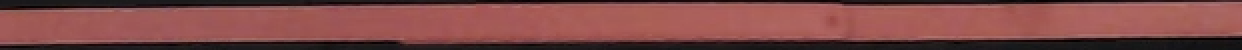
//> input picture template_matching/slit.png, 621 x 25 px (shown 2 times larger)
$ ./main -vid slit.png   (built with g++ and OpenCV 4)
//> lines starting //> are read from the running program, lines starting //| are printed output that depends on the picture; after the words box and inside, x2 and y2 are one past the last pixel; in counts of white or black regions, pixels touching at a corner belong together

//opencv
#include "opencv2/imgcodecs.hpp"
#include "opencv2/imgproc.hpp"
#include "opencv2/videoio.hpp"
#include <opencv2/highgui.hpp>
#include "opencv2/bgsegm.hpp"
#include <opencv2/video.hpp>
#include "opencv2/opencv.hpp"
//C
#include <stdio.h>
//C++
#include <iostream>
#include <sstream>
using namespace cv;
using namespace std;

Scalar green = Scalar(0,255,0);
Scalar red = Scalar(0,0,255);
Scalar blue = Scalar(255,255,0);
Scalar yellow = Scalar(0,255,255);

int keyboard; //input from keyboard

// Global variables
Mat frame; //current frame
Mat fgMaskMOG; //fg mask fg mask generated by MOG2 method
//Mat fgMaskMOG2;
Mat drawing;
Mat output;

Ptr<BackgroundSubtractor> pMOG;
//Ptr<BackgroundSubtractor> pMOG2; //MOG2 Background subtractor

Mat erosion_src, dilation_src, erosion_dst, dilation_dst;
Mat dilation_element, erosion_element;
int dilation_type, erosion_type;

int erosion_elem = 0;
int erosion_size = 3;
int dilation_elem = 0;
int dilation_size = 0;

// MORPH_RECT = 0
// MORPH_ELLIPSE = 1
// MORPH_CROSS = 2
int morph_elem = 0;
// Kernel size
int morph_size = 6;
int morph_operator = 0;
Mat erode_element = getStructuringElement( morph_elem,
                         Size( 2*erosion_size + 1, 2*erosion_size+1 ),
                         Point( erosion_size, erosion_size ) );
Mat dst;
int thresh = 0;
int thresh_max = 255;
int max_thresh = 255;

int columnsNumber = 640;
int maxLinePosition = 300;
int linePosition=75;

RNG rng(12345);
Mat threshold_output;
vector<vector<Point> > contours;
vector<Vec4i> hierarchy;

int const max_operator = 4;
int const max_elem = 2;
int const max_kernel_size = 21;

int poly = 3;
int maxPoly = 3;

int numberOfProducts = 0;
int frameNumber = 0;
double percentageAvg = 0;
double percentage = 50;
int totalPointsInArea = 0;

/*
0: SQDIFF
1: SQDIFF NORMED
2: TM CCORR
3: TM CCORR NORMED
4: TM COEFF
5: TM COEFF NORMED
*/
int match_method = 5;
int tmpCounterMatch = 0;
Mat spliter, resultMatching;
bool changeClientMarker = false;
Mat resultSpliterMatching;

/* Functions headers */
Mat thresh_callback(Mat src, String mask_type, Mat frame);
Mat spliterMatching(Mat);
int processVideo(char* videoFilename);
void Erosion( int, void* );
void Dilation( int, void* );

int main(int argc, char* argv[])
{
    //check for the input parameter correctness
    if(argc != 3) {
        cerr <<"Incorret input list" << endl;
        cerr <<"Try ./executable -vid (path to video file)" << endl;
        cerr <<"exiting..." << endl;
        return EXIT_FAILURE;
    }

    spliter = imread("slit.png");
//> spliter is the input picture: 25 rows x 621 cols, CV_8UC3; mean B, G, R 70.6, 72.6, 126.1

    // Create Template matching result window
    namedWindow( "Template matching result", WINDOW_AUTOSIZE );

    //create Background Subtractor objects
    pMOG = bgsegm::createBackgroundSubtractorMOG(); //MOG approach
    //pMOG2 = createBackgroundSubtractorMOG2();     //MOG2 approach

    /*
    //--------------------- EROSION AND DILATION Trackbars ----------------------
    EROSION AND DILATION Trackbars
    // Create windows
    namedWindow( "Erosion Demo", WINDOW_AUTOSIZE );
    namedWindow( "Dilation Demo", WINDOW_AUTOSIZE );
    namedWindow( "morphologyEx", WINDOW_AUTOSIZE );

    // Create Erosion Trackbar
    createTrackbar( "Element:\n 0: Rect \n 1: Cross \n 2: Ellipse", "Erosion Demo", &erosion_elem, max_elem,Erosion );
    createTrackbar( "Kernel size:\n 2n +1", "Erosion Demo",&erosion_size, max_kernel_size,Erosion );

    // Create Dilation Trackbar
    createTrackbar( "Element:\n 0: Rect \n 1: Cross \n 2: Ellipse", "Dilation Demo",&dilation_elem, max_elem,Dilation );
    createTrackbar( "Kernel size:\n 2n +1", "Dilation Demo",&dilation_size, max_kernel_size,Dilation );
    //-------------------------------------------------------------------------------
    */

    namedWindow( "Products Detector", WINDOW_AUTOSIZE );

    // [7 lines of commented-out code are left out]
    createTrackbar( "Draw", "Products Detector",&poly, maxPoly);
    //---------------------------------------------------------------------------------------------

    if(strcmp(argv[1], "-vid") == 0)
    {
        //input data coming from a video
        processVideo(argv[2]);
        //cout << numberOfProducts << endl;

    }
    else {
        //error in reading input parameters
        cerr <<"Please, check the input parameters." << endl;
        cerr <<"Exiting..." << endl;
        return EXIT_FAILURE;
    }
    //destroy GUI windows
    destroyAllWindows();
    return EXIT_SUCCESS;
}

/**  @function processVideo  */
int processVideo(char* videoFilename) {
    //create the capture object
    VideoCapture capture(videoFilename);
    if(!capture.isOpened()){
        //error in opening the video input
        cerr << "Unable to open video file: " << videoFilename << endl;
        exit(EXIT_FAILURE);
    }

    //read input data. ESC or 'q' for quitting
    while( (char)keyboard != 'q' && (char)keyboard != 27 ){
        //read the current frame
        if(!capture.read(frame)) {
            cerr << "Unable to read next frame." << endl;
            cerr << "Exiting..." << endl;
            exit(EXIT_FAILURE);
        }

        resultSpliterMatching = spliterMatching(frame);
//> in spliterMatching, `matchTemplate( frame, spliter, resultMatching, match_method );`: resultMatching = [1]
//> in spliterMatching, `normalize( resultMatching, resultMatching, 0, 1, NORM_MINMAX, -1, Mat(..`: resultMatching = [0]
//> in spliterMatching, `minMaxLoc( resultMatching, &minVal, &maxVal, &minLoc, &maxLoc, Mat() );`: minVal = 0; minLoc = Point(0, 0)
//> resultSpliterMatching: 25 rows x 621 cols, CV_8UC3; every value is 0

        frameNumber ++;
        //cout << frameNumber << endl;
        //cout << numberOfProducts << endl;


        //update the background model
        Mat closing_output;
        cvtColor(frame, closing_output, CV_RGB2GRAY);
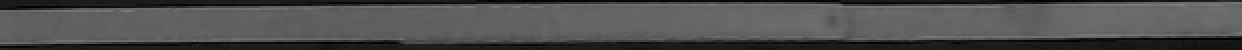
//> closing_output: 25 rows x 621 cols, CV_8UC1 (shown 2 times larger); min 0, max 124, mean 78.1

        pMOG->apply(closing_output, fgMaskMOG,0);
//> fgMaskMOG: 25 rows x 621 cols, CV_8UC1; every value is 0
        //pMOG2->apply(frame, fgMaskMOG2);

        erode( fgMaskMOG, closing_output, erode_element);
        dilate( closing_output, fgMaskMOG, erode_element);

        if(!fgMaskMOG.empty())
        {
          drawing = thresh_callback(fgMaskMOG, "mog1", frame);
          namedWindow( "Mask", WINDOW_AUTOSIZE );
          imshow("Mask", resultSpliterMatching);

          // Add product rectangles detected to original frame
          add(drawing,frame,drawing);
          // Add product change cleint info to original frame
          add(drawing, resultSpliterMatching,drawing);

          if(frameNumber == 0)
          {
            percentage = 50;
          }
          else if(frameNumber % 20 == 0)
          {
            if(percentageAvg*0.0!=0.0)
              percentageAvg = frame.cols/2;

            percentage = (percentageAvg/frame.cols)*100;
            putText(drawing, "UPDATE Direction", cv::Point(frame.cols-150, 20), FONT_HERSHEY_SIMPLEX, 0.7 , red);
            percentageAvg = 0;
          }

          char str1[20];
          char str2[20];
          char str3[20];
          sprintf(str1,"Antennas target direction: %.1f", percentage);
          sprintf(str2,"Products already detected: %d", numberOfProducts);

          if(changeClientMarker)
            sprintf(str3,"Change cleint: True");
          else
            sprintf(str3,"Change cleint: False");

          putText(drawing, str1, cv::Point(15, 20), FONT_HERSHEY_SIMPLEX, 0.7 , red);
          putText(drawing, str2, cv::Point(15, 40), FONT_HERSHEY_SIMPLEX, 0.7 , red);
          putText(drawing, str3, cv::Point(15, 60), FONT_HERSHEY_SIMPLEX, 0.7 , yellow);

          imshow("Products Detector", drawing); //aqui
        }

        // [12 lines of commented-out code are left out]
        keyboard = waitKey( 30 );
    }
    //delete capture object
    capture.release();
    return EXIT_SUCCESS;
}

/** @function thresh_callback */
Mat thresh_callback(Mat src, String mask_type, Mat frame)
{
//> called with mask_type = "mog1"
  // apply filter
  Mat canny_output;

  Canny(src, canny_output, 180, 200, 3, true);

  blur(canny_output, canny_output, Size(7,7));

  findContours( canny_output, contours, hierarchy, CV_RETR_EXTERNAL, CV_CHAIN_APPROX_SIMPLE, Point(0, 0) );
//> contours = 0 contours

  for (vector<vector<Point> >::iterator it = contours.begin(); it!=contours.end(); )
  {
    if (it->size()< 80)
        it=contours.erase(it);
    else
        ++it;
  }
//> this loop made 0 passes

  Mat mask = Mat::zeros(canny_output.rows, canny_output.cols, CV_8UC1);

  // Get the moments
  vector<Moments> mu(contours.size() );
//> mu = 0 items
  for( int i = 0; i < contours.size(); i++ )
  {
      mu[i] = moments( contours[i], false);
  }

  //  Get the mass centers:
  vector<Point2f> mc( contours.size() );

  for( int i = 0; i < contours.size(); i++ )
  {
    mc[i] = Point2f( mu[i].m10/mu[i].m00 , mu[i].m01/mu[i].m00 );
  }

  // Find the rotated rectangles and ellipses for each contour
  vector<RotatedRect> minRect( contours.size() );
  vector<RotatedRect> minEllipse( contours.size() );
  vector<Rect> boundRect( contours.size() );
  vector<vector<Point> > contours_poly( contours.size() );
//> contours_poly = 0 contours
  vector<Point> approxShape;

  //First Approach -> minAreaRect
  for( int i = 0; i < contours.size(); i++ )
  {
       if( contours[i].size() > 90 )
       {
          minRect[i] = minAreaRect( Mat(contours[i]) );
          minEllipse[i] = fitEllipse( Mat(contours[i]) );
       }
  }

  // Draw contours + rotated rects + ellipses
  Mat drawing = Mat::zeros( canny_output.size(), CV_8UC3 );
  line(drawing, Point(0, maxLinePosition-linePosition), Point(drawing.cols, maxLinePosition-linePosition), green, 3);

  line(drawing, Point(0, maxLinePosition*0.6), Point(drawing.cols, maxLinePosition*0.6), red, 3);
  line(drawing, Point(0, maxLinePosition*0.9), Point(drawing.cols, maxLinePosition*0.9), red, 3);

  totalPointsInArea = 0;
  percentageAvg = 0;

  for( int i = 0; i< contours.size(); i++ )
  {

      if(mc[i].y > maxLinePosition*0.6 && mc[i].y < maxLinePosition*0.9)
      {
        totalPointsInArea ++;
        percentageAvg += mc[i].x;
      }

      if(poly == 0)
      {
        //contour
        //drawContours( drawing, contours, i, blue, CV_FILLED, 8, vector<Vec4i>(), 0, Point());
        drawContours( drawing, contours, i, blue, CV_FILLED, 8, hierarchy, 0, Point() );
        if (minEllipse[i].center.y < ((maxLinePosition-linePosition) + 1) && minEllipse[i].center.y > ((maxLinePosition-linePosition) - 1))
        {
          circle(drawing,minEllipse[i].center,10,red, CV_FILLED);
          numberOfProducts ++;
        }
        else
        {
           circle(drawing,minEllipse[i].center,5,green);
        }
      }
      else if(poly == 1)
      {
          // ellipse
          ellipse( drawing, minEllipse[i], green, 2, 8 );

          if (minEllipse[i].center.y < ((maxLinePosition-linePosition) + 1) && minEllipse[i].center.y > ((maxLinePosition-linePosition) - 1))
          {
            circle(drawing,minEllipse[i].center,10,red, CV_FILLED);
            numberOfProducts ++;
          }
          else
          {
             circle(drawing,minEllipse[i].center,5,green);
          }
      }
      else if(poly == 2)
      {
          // rotated rectangle
          Point2f rect_points[4];
          minRect[i].points( rect_points);

          bool draw = true;
          for( int j = 0; j < 4; j++ )
          {
            if(norm(rect_points[j] - rect_points[(j+1)%4]) < 50 )
            {
              draw = false;
              break;
            }
          }

          if(draw)
          {
            for( int j = 0; j < 4; j++ )
            {
              line( drawing, rect_points[j], rect_points[(j+1)%4], blue, 2, 8 );
            }
          }
      }
      else
      {
          //drawContours( drawing, contours, i, blue, CV_FILLED, 8, hierarchy, 0, Point() );
          Point2f rect_points[4];
          minRect[i].points( rect_points);

          bool draw = true;
          for( int j = 0; j < 4; j++)
          {
            if(norm(rect_points[j] - rect_points[(j+1)%4]) <= 55 )
            {
              draw = false;
              break;
            }
          }

          if(draw)
          {
            if (mc[i].y < ((maxLinePosition-linePosition) + 1.7) && mc[i].y > ((maxLinePosition-linePosition) - 1.7))
            {

              //cout << frameNumber << endl;

              circle( drawing, mc[i],30, green, -1, 8, 0 );
              numberOfProducts ++;
            }
            else
            {
              circle( drawing, mc[i],10, red, -1, 8, 0 );
            }

            for( int j = 0; j < 4; j++ )
            {
              line( drawing, rect_points[j], rect_points[(j+1)%4], blue, 2, 8 );
            }
          }
      }
  }
//> after the loop, totalPointsInArea = 0; percentageAvg = 0; numberOfProducts = 0
  percentageAvg = percentageAvg/totalPointsInArea;
//> percentageAvg = nan
//> in processVideo, `sprintf(str2,"Products already detected: %d", numberOfProducts);`: str2 = "Products already det"
//> in processVideo, `putText(drawing, str1, cv::Point(15, 20), FONT_HERSHEY_SIMPLEX, 0.7 , ..`:
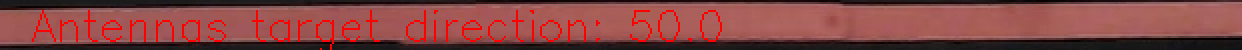
//> drawing: 25 rows x 621 cols, CV_8UC3 (shown 2 times larger); 4.7% of pixels changed, all inside (x1, y1, x2, y2) = (16, 5, 361, 25)
//> the 'q' key is pressed
//> after the loop in processVideo, `while( (char)keyboard != 'q' && (char)keyboard != 27 )`: percentageAvg = nan

  return drawing;
}

/**  @function spliterMatching  */
Mat spliterMatching(Mat frame)
{
  Mat img_display;
  img_display = frame;

  // Create the result matrix
  int result_cols =  frame.cols - spliter.cols + 1;
  int result_rows = frame.rows - spliter.rows + 1;
  resultMatching.create( result_cols, result_rows, CV_32FC1 );

  /// Do the Matching and Normalize
  matchTemplate( frame, spliter, resultMatching, match_method );
  normalize( resultMatching, resultMatching, 0, 1, NORM_MINMAX, -1, Mat() );

  double minVal;
  double maxVal;
  Point minLoc;
  Point maxLoc;
  Point matchLoc;

  // Localizing the best match with minMaxLoc
  minMaxLoc( resultMatching, &minVal, &maxVal, &minLoc, &maxLoc, Mat() );

  if( match_method  == CV_TM_SQDIFF || match_method == CV_TM_SQDIFF_NORMED )
    { matchLoc = minLoc; }
  else
    { matchLoc = maxLoc; }

  Mat tmp = Mat::zeros( img_display.size(), CV_8UC3 );

  if(matchLoc.y > 360)
  {
    tmpCounterMatch ++;
  }
  else
    tmpCounterMatch = 0;

  if(tmpCounterMatch > 8)
  {
    changeClientMarker = true;
    rectangle( tmp, matchLoc, Point( matchLoc.x + spliter.cols , matchLoc.y + spliter.rows ), yellow, 2, 8, 0 );
  }

  return tmp;
}
